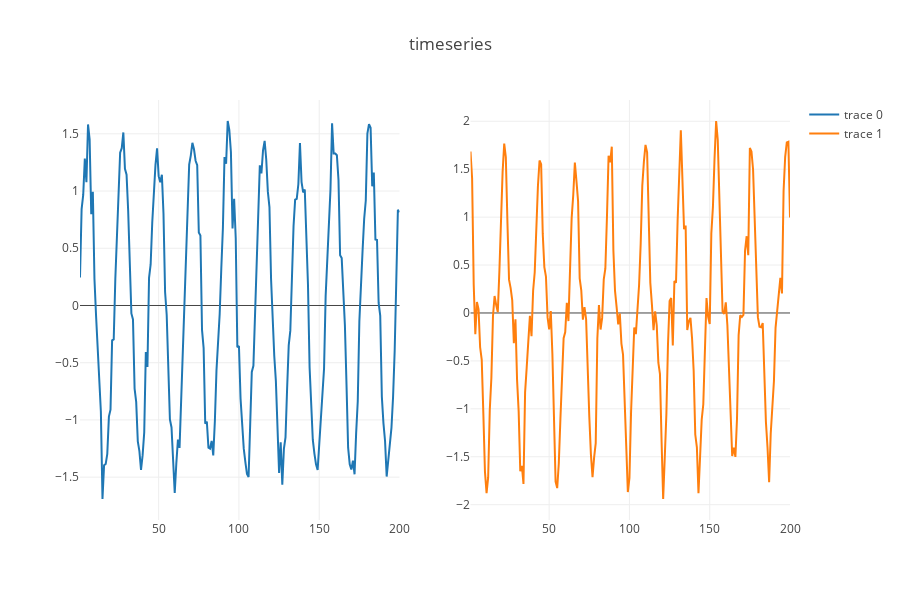

The notebook cell this image was saved under:
### Code cell
trace1 = go.Scatter(
    x = t,
    y = X1
)
trace2 = go.Scatter(
    x = t,
    y = X2
)

fig = tools.make_subplots(rows=1, cols=2)

fig.append_trace(trace1, 1, 1)
fig.append_trace(trace2, 1, 2)

fig['layout'].update(height=600, width=900, title='timeseries')
iplot(fig)

### Figure 1 — Plotly figure (JSON) as saved in the notebook; plotly's stock layout.template omitted (floating-point values rounded to 4 significant figures; data arrays with more than 128 entries replaced by an {"elided": "..."} marker saying what was removed)
{"data": [{"type": "scatter", "x": {"elided": "200 int values"}, "xaxis": "x1", "y": {"elided": "200 float values"}, "yaxis": "y1"}, {"type": "scatter", "x": {"elided": "200 int values"}, "xaxis": "x2", "y": {"elided": "200 float values"}, "yaxis": "y2"}], "layout": {"height": 600, "title": "timeseries", "width": 900, "xaxis1": {"anchor": "y1", "domain": [0, 0.45]}, "xaxis2": {"anchor": "y2", "domain": [0.55, 1]}, "yaxis1": {"anchor": "x1", "domain": [0, 1]}, "yaxis2": {"anchor": "x2", "domain": [0, 1]}}}
